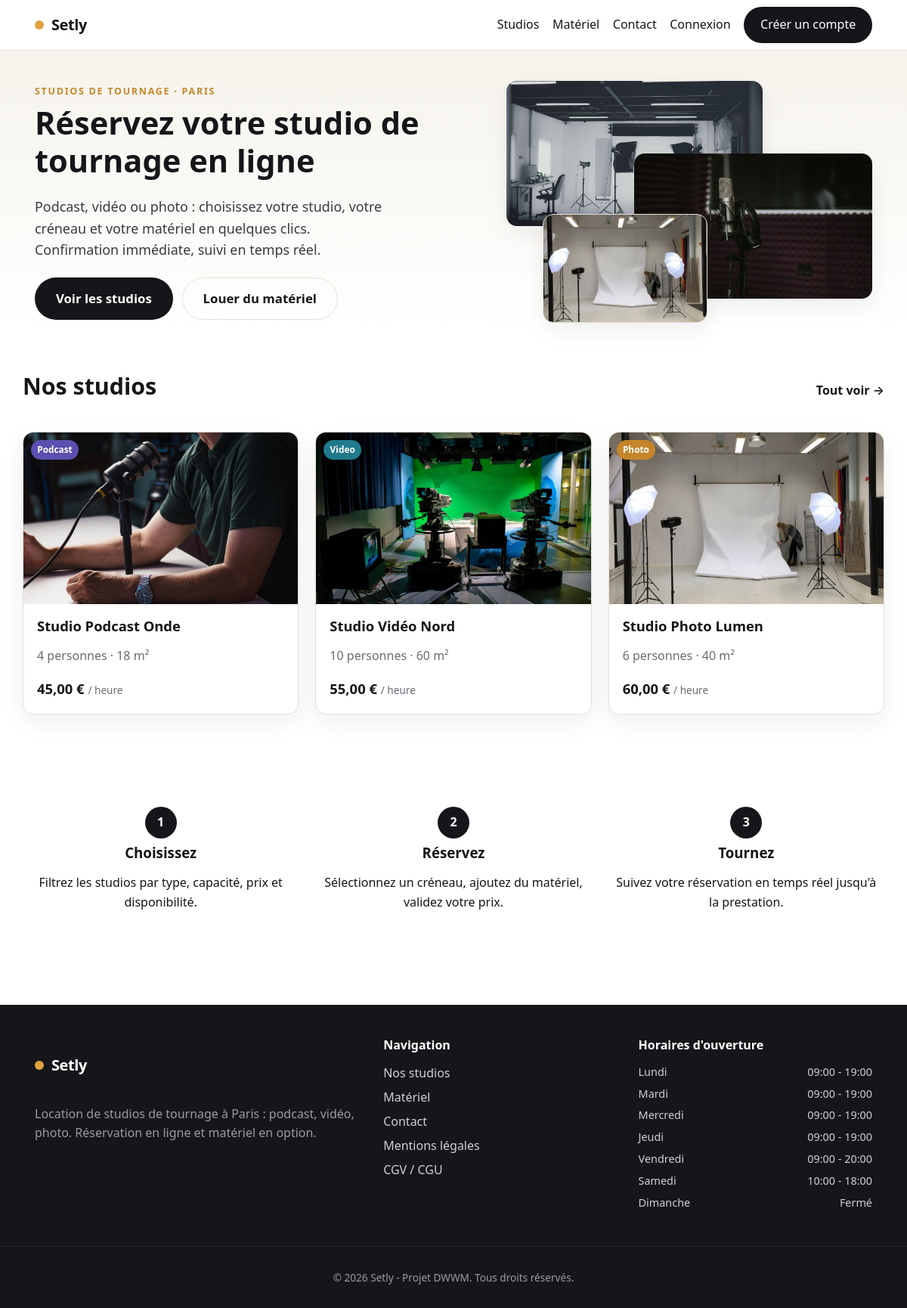
The page / on the database its author committed.
### tables this page shows
CREATE TABLE studio (
    id_studio           INT AUTO_INCREMENT PRIMARY KEY,
    id_type             INT NOT NULL,
    nom                 VARCHAR(120) NOT NULL,
    description         TEXT,
    capacite            INT NOT NULL,
    surface_m2          INT,
    tarif_horaire_cents INT NOT NULL,
    duree_min_heures    INT NOT NULL DEFAULT 2,
    conditions          TEXT,
    actif               TINYINT(1) NOT NULL DEFAULT 1,
    CONSTRAINT fk_studio_type FOREIGN KEY (id_type) REFERENCES type_studio(id_type)
);

CREATE TABLE type_studio (
    id_type      INT AUTO_INCREMENT PRIMARY KEY,
    libelle      VARCHAR(30) NOT NULL UNIQUE
);

CREATE TABLE horaire (
    id_horaire      INT AUTO_INCREMENT PRIMARY KEY,
    jour_semaine    VARCHAR(10) NOT NULL,
    heure_ouverture TIME,
    heure_fermeture TIME,
    ferme           TINYINT(1) NOT NULL DEFAULT 0
);

### src/Controller/Controller.php (called while the page is built, shortened)
<?php
abstract class Controller
{
    protected function view(string $template, array $data = [], string $layout = 'layouts/main'): void
    {
        View::render($template, $data, $layout);
    }
}

### src/Controller/PublicController.php (called while the page is built, shortened)
<?php
final class PublicController extends Controller
{
    public function home(Request $request): void
    {
        $this->view('public/home', [
            'title'    => 'Setly — Réservez votre studio de tournage',
            'studios'  => Studio::highlighted(3),
            'avis'     => Avis::validatedForHome(3),
            'horaires' => Horaire::all(),
        ]);
    }
}

### public/index.php (called while the page is built, shortened)
<?php
require __DIR__ . '/../src/bootstrap.php';
$routes = require __DIR__ . '/../config/routes.php';
$router = new Router($routes);
$router->dispatch(
    $_SERVER['REQUEST_METHOD'],
    parse_url($_SERVER['REQUEST_URI'], PHP_URL_PATH) ?: '/'
);

### src/bootstrap.php (called while the page is built, shortened)
<?php
spl_autoload_register(static function (string $class): void {
    $prefix  = 'App\\';
    $baseDir = __DIR__ . '/';
    $relative = substr($class, strlen($prefix));
    $file     = $baseDir . str_replace('\\', '/', $relative) . '.php';
});
App\Core\Config::load(require __DIR__ . '/../config/config.php');
require __DIR__ . '/helpers.php';

### src/Core/Config.php (called while the page is built, shortened)
<?php
final class Config
{
    private static array $items = [];
    public static function load(array $items): void
    {
        self::$items = $items;
    }
    public static function get(string $key, mixed $default = null): mixed
    {
        $segments = explode('.', $key);
        $value    = self::$items;
        foreach ($segments as $segment) {
            if (is_array($value) && array_key_exists($segment, $value)) {
                $value = $value[$segment];
            } else {
                return $default;
            }
        }
        return $value;
    }
}

### src/Core/Database.php (called while the page is built, shortened)
<?php
final class Database
{
    private static ?PDO $pdo = null;
    public static function connection(): PDO
    {
        if (self::$pdo instanceof PDO) {
            return self::$pdo;
        }
        $host = Config::get('db.host');
        $port = Config::get('db.port');
        $name = Config::get('db.name');
        $dsn  = "mysql:host={$host};port={$port};dbname={$name};charset=utf8mb4";
        $options = [
            PDO::ATTR_ERRMODE            => PDO::ERRMODE_EXCEPTION,
            PDO::ATTR_DEFAULT_FETCH_MODE => PDO::FETCH_ASSOC,
            PDO::ATTR_EMULATE_PREPARES   => false,
        ];
        $ca = (string) Config::get('db.ssl_ca');
        try {
            self::$pdo = new PDO($dsn, Config::get('db.user'), Config::get('db.pass'), $options);
        } catch (PDOException $e) {
            http_response_code(500);
            exit('Connexion à la base de données impossible.');
        }
        return self::$pdo;
    }
}

### src/Model/Studio.php (called while the page is built, shortened)
<?php
final class Studio
{
    public static function highlighted(int $limit = 3): array
    {
        $stmt = Database::connection()->prepare(
            "SELECT s.*, t.libelle AS type_libelle,
                    (SELECT url FROM studio_photo p WHERE p.id_studio = s.id_studio ORDER BY position LIMIT 1) AS photo
             FROM studio s JOIN type_studio t ON t.id_type = s.id_type
             WHERE s.actif = 1 ORDER BY s.id_studio LIMIT :lim"
        );
        $stmt->bindValue(':lim', $limit, \PDO::PARAM_INT);
        $stmt->execute();
        return $stmt->fetchAll();
    }
}

### src/Core/Security.php (called while the page is built, shortened)
<?php
final class Security
{
    public static function e(?string $value): string
    {
        return htmlspecialchars((string) $value, ENT_QUOTES, 'UTF-8');
    }
}

### src/helpers.php (called while the page is built, shortened)
<?php
if (!function_exists('e')) {
    function e(?string $value): string
    {
        return Security::e($value);
    }
}
if (!function_exists('price')) {
    function price(int $cents): string
    {
        return TarifService::format($cents);
    }
}

### src/Service/TarifService.php (called while the page is built, shortened)
<?php
final class TarifService
{
    public static function format(int $cents): string
    {
        return number_format($cents / 100, 2, ',', ' ') . ' €';
    }
}

### src/Model/Horaire.php (called while the page is built, shortened)
<?php
final class Horaire
{
    public static function all(): array
    {
        $rows = Database::connection()->query("SELECT * FROM horaire")->fetchAll();
        usort($rows, static fn ($a, $b) =>
            array_search($a['jour_semaine'], self::ORDER, true) <=> array_search($b['jour_semaine'], self::ORDER, true)
        );
        return $rows;
    }
}

### views/public/home.php (the view, shortened to what this page needs)
<section class="hero">
    <div class="container hero__inner">
        <div class="hero__text">
            <p class="eyebrow">Studios de tournage · Paris</p>
            <h1>Réservez votre studio de tournage en ligne</h1>
            <p class="lead">Podcast, vidéo ou photo : choisissez votre studio, votre créneau et votre matériel en quelques clics. Confirmation immédiate, suivi en temps réel.</p>
            <div class="hero__actions">
                <a class="btn btn--primary btn--lg" href="/studios">Voir les studios</a>
                <a class="btn btn--ghost btn--lg" href="/materiel">Louer du matériel</a>
            </div>
        </div>
        <div class="hero__media" aria-hidden="true">
            <div class="hero__card hero__card--1"></div>
            <div class="hero__card hero__card--2"></div>
            <div class="hero__card hero__card--3"></div>
        </div>
    </div>
</section>
<section class="container section">
    <div class="section__head">
        <h2>Nos studios</h2>
        <a class="link-more" href="/studios">Tout voir →</a>
    </div>
    <div class="grid grid--3">
        <?php foreach ($studios as $s): ?>
            <article class="card studio-card">
                <a class="studio-card__media" href="/studios/<?= (int) $s['id_studio'] ?>">
                    <img src="<?= e($s['photo'] ?? '/assets/img/studios/placeholder.svg') ?>" alt="Aperçu du <?= e($s['nom']) ?>" loading="lazy">
                    <span class="badge badge--<?= e($s['type_libelle']) ?>"><?= e(ucfirst($s['type_libelle'])) ?></span>
                </a>
                <div class="card__body">
                    <h3><a href="/studios/<?= (int) $s['id_studio'] ?>"><?= e($s['nom']) ?></a></h3>
                    <p class="muted"><?= e($s['capacite']) ?> personnes · <?= e($s['surface_m2']) ?> m²</p>
                    <p class="price"><?= price((int) $s['tarif_horaire_cents']) ?> <span>/ heure</span></p>
                </div>
            </article>
        <?php endforeach; ?>
    </div>
</section>
<section class="container section">
    <div class="steps">
        <div class="step"><span class="step__num">1</span><h3>Choisissez</h3><p>Filtrez les studios par type, capacité, prix et disponibilité.</p></div>
        <div class="step"><span class="step__num">2</span><h3>Réservez</h3><p>Sélectionnez un créneau, ajoutez du matériel, validez votre prix.</p></div>
        <div class="step"><span class="step__num">3</span><h3>Tournez</h3><p>Suivez votre réservation en temps réel jusqu'à la prestation.</p></div>
    </div>
</section>

### src/Core/Router.php (shortened to what this page needs)
<?php
final class Router
{
    public function dispatch(string $method, string $path): void
    {
        $path = rtrim($path, '/') ?: '/';
        foreach ($this->routes as [$routeMethod, $routePath, $handler, $access]) {
            $pattern = $this->toRegex($routePath);
            if (preg_match($pattern, $path, $matches)) {
                $params = array_filter(
                    $matches,
                    static fn ($k) => !is_int($k),
                    ARRAY_FILTER_USE_KEY
                );
                [$class, $action] = explode('@', $handler);
                $controller = new $fqcn();
                $controller->$action(new Request(), ...array_values($params));
                return;
            }
        }
    }
    private function toRegex(string $path): string
    {
        $regex = preg_replace('#\{([a-zA-Z_]+)\}#', '(?P<$1>[^/]+)', $path);
        return '#^' . $regex . '$#';
    }
}

### views/partials/footer.php
<?php use App\Model\Horaire; $horairesFooter = Horaire::all(); ?>
<footer class="site-footer">
    <div class="container site-footer__grid">
        <div>
            <p class="brand brand--light"><span class="brand__dot" aria-hidden="true"></span>Setly</p>
            <p class="muted">Location de studios de tournage à Paris : podcast, vidéo, photo. Réservation en ligne et matériel en option.</p>
        </div>
        <nav aria-label="Liens de pied de page">
            <h2 class="site-footer__title">Navigation</h2>
            <ul class="site-footer__links">
                <li><a href="/studios">Nos studios</a></li>
                <li><a href="/materiel">Matériel</a></li>
                <li><a href="/contact">Contact</a></li>
                <li><a href="/mentions-legales">Mentions légales</a></li>
                <li><a href="/cgv">CGV / CGU</a></li>
            </ul>
        </nav>
        <div>
            <h2 class="site-footer__title">Horaires d'ouverture</h2>
            <ul class="site-footer__hours">
                <?php foreach ($horairesFooter as $h): ?>
                    <li>
                        <span><?= e(ucfirst($h['jour_semaine'])) ?></span>
                        <span><?= (int) $h['ferme'] === 1
                            ? 'Fermé'
                            : e(substr((string) $h['heure_ouverture'], 0, 5)) . ' - ' . e(substr((string) $h['heure_fermeture'], 0, 5)) ?></span>
                    </li>
                <?php endforeach; ?>
            </ul>
        </div>
    </div>
    <div class="site-footer__bottom">
        <p>© <?= date('Y') ?> Setly - Projet DWWM. Tous droits réservés.</p>
    </div>
</footer>

### rows shown on the page
studio: shows a picture, id_type.libelle "Podcast", nom "Studio Podcast Onde", capacite "4", surface_m2 "18", tarif_horaire_cents "45,00 €"
studio: shows a picture, id_type.libelle "Video", nom "Studio Vidéo Nord", capacite "10", surface_m2 "60", tarif_horaire_cents "55,00 €"
studio: shows a picture, id_type.libelle "Photo", nom "Studio Photo Lumen", capacite "6", surface_m2 "40", tarif_horaire_cents "60,00 €"
horaire: jour_semaine "Lundi", heure_ouverture "09:00", heure_fermeture "19:00"
horaire: jour_semaine "Mardi", heure_ouverture "09:00", heure_fermeture "19:00"
horaire: jour_semaine "Mercredi", heure_ouverture "09:00", heure_fermeture "19:00"
horaire: jour_semaine "Jeudi", heure_ouverture "09:00", heure_fermeture "19:00"
horaire: jour_semaine "Vendredi", heure_ouverture "09:00", heure_fermeture "20:00"
horaire: jour_semaine "Samedi", heure_ouverture "10:00", heure_fermeture "18:00"
horaire: jour_semaine "Dimanche", ferme "Fermé"
